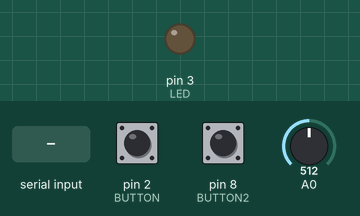
This sketch was run on a simulated Arduino Uno, built with avr-gcc and run on an emulated ATmega328P. Shown: output pins drawn as LEDs (lit = HIGH). Dashed ring = blinking. Inputs (shaded band) come from the test bench; at power-on: pin 2 (BUTTON) LOW, pin 8 (BUTTON2) LOW, A0 = 512. What the sketch prints to the serial monitor is not drawn.

Above: at 1.2 s.
1.3 s: "1" received over Serial
At 1.4 s:
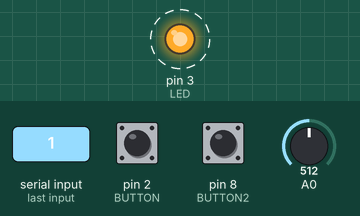
Timing chart, 0 to 4.6 s (numbered marks = the images above; inputs shaded):
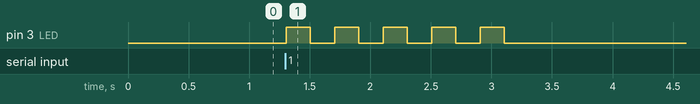

Measured:
- after the input at 1.3 s, pin 3 (LED): alternates HIGH for 0.20 s and LOW for 0.20 s, 10 changes in all, then stays LOW, starting at once

The sketch:

arduino.ino
```cpp
/*
    JoyStick
    Allows for Joystick and Button Control of Processing
    Allows for Blinking Light When Enemy Dies
*/
const int BUTTON = 2;
const int BUTTON2 = 8;
const int LED = 3;
int BUTTONstate = 0;
int BUTTON2state = 0;


void setup() {
  //This is setup for which pins are connected to bread board
  Serial.begin(9600);

  //Left Right Joystick
  pinMode(A0, INPUT);
  pinMode(A1, INPUT);
  pinMode(2, INPUT);
  pinMode(2, INPUT_PULLUP);

  //Button + Clicker
  pinMode(BUTTON, INPUT);
  pinMode(BUTTON2, INPUT);

  //Green Light
  pinMode(LED, OUTPUT);
}

void loop() {
  //JoyStick Control X Axis(dont care about y)
  int xVal = analogRead(A0);
  //Fire Cannons
  int Fire = digitalRead(2);

  int Swap = digitalRead(8);


  //Test if working(Monitor)
  Serial.print(xVal);//Back Forth Joystick
  Serial.print(",");
  Serial.print(Fire);//Button Click
  Serial.print(",");
  Serial.println(Swap);//Button Click
  delay(100);
  //Swap Projectiles

//  BUTTON2state = digitalRead(BUTTON2);
//  if (BUTTON2state == HIGH)
//  {
//    digitalRead(8);
//  }
//
//
//  //Fire
//  BUTTONstate = digitalRead(BUTTON);
//  if (BUTTONstate == HIGH)
//  {
//    digitalRead(2);
//  }


  //Light When Enemy Dies
  //Check Val to Avoid Errors
  if (Serial.available ( ) > 0) {
    char state = Serial.read ( );//Read from processing
    if (state == '1')//if dead light up once
    {
      //Flashes Light When Enemy Is Killed
      digitalWrite (LED, HIGH);
      delay(200);
      digitalWrite (LED, LOW);
      delay(200);
      digitalWrite (LED, HIGH);
      delay(200);
      digitalWrite (LED, LOW);
      delay(200);
      digitalWrite (LED, HIGH);
      delay(200);
      digitalWrite (LED, LOW);
      delay(200);
      digitalWrite (LED, HIGH);
      delay(200);
      digitalWrite (LED, LOW);
      delay(200);
      digitalWrite (LED, HIGH);
      delay(200);
      digitalWrite (LED, LOW);
      delay(200);
      state = '0';
    }
    if (state == '0')
    { // Turn led off afterward
      digitalWrite (LED, LOW);
    }
  }
}
```
